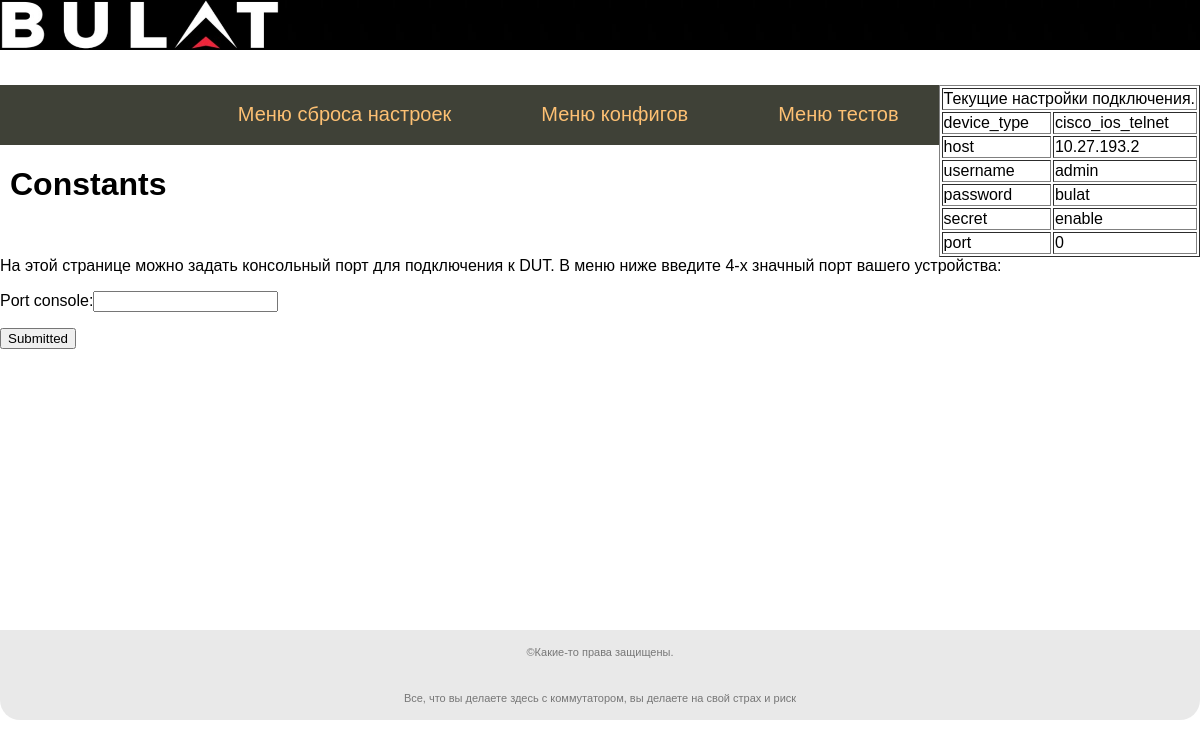
The app's page /constants with its own data.
### tables this page shows
CREATE TABLE constants_trident (
id integer  PRIMARY KEY AUTOINCREMENT,
title text NOT NULL,
val integer NOT NULL,
url text
);

CREATE TABLE mainmenu (
id integer  PRIMARY KEY AUTOINCREMENT,
title text NOT NULL,
url text NOT NULL
);

### app.py (the view)
@app.route("/constants")
def get_constants():
    cur = db.cursor()
    cur.execute("SELECT title, val FROM constants_trident")
    VALUE_CONS_CONNECT = cur.fetchall()
    with open('../constants_trident1.yaml','w') as f:
        for i in VALUE_CONS_CONNECT:
            to_file = {i['title']:i['val']}
            print(to_file)
            for i in to_file:
                yaml.dump(to_file,f)
    with open('../constants_trident1.yaml') as f:
        print(f.read())
    return render_template('constants.html',
        title = "Constants",
        menu = dbase.getMainmenu(),
        constants = dbase.getConstants_trident(),
        )

### FDataBase.py (called while the page is built)
    def getMainmenu(self):
        sql = '''SELECT * FROM mainmenu'''
        try:
            self.__cur.execute(sql) #
            res = self.__cur.fetchall() # вычитываем все записи
            if res: return res
        except:
            print("Error read from DB")
        return[]

    def getConstants_trident(self):
        sql = '''SELECT * FROM constants_trident'''
        try:
            self.__cur.execute(sql) #
            res = self.__cur.fetchall() # вычитываем все записи
            if res: return res
        except:
            print("Error read from DB")
        return res

### app.py (called while the page is built)
def connect_db():
    conn = sq.connect(app.config['DATABASE']) # методу коннект передаем путь к базе
    conn.row_factory = sq.Row  # представит записи из базы в виде словаря
    return conn

def get_db():
    if not hasattr(g,'link_db'):
        g.link_db = connect_db()
    return g.link_db

@app.before_request
def before_request():
    global dbase
    global db
    db = get_db()
    dbase = FDataBase(db)

### templates/constants.html (shortened to what this page needs)
{% extends 'base.html' %}
{% block content %}
{{ super() }}
<div class="title">На этой странице можно задать консольный порт для подключения к DUT.
В меню ниже введите 4-х значный порт вашего устройства:</div>
<form action="{{url_for('add_constants')}}" method="post" class="form-contact">
    <p><label> Port console:</label><input type="text" name="port" value="" required</p>
    <p><input type="submit" value="Submitted"</p>
{% endblock %}

### templates/base.html (shortened to what this page needs)
<!DOCTYPE html>
<html>
<body>
<div class="wrapper">
    <div class="page">
        <head>
            <link type="text/css" href="{{ url_for('static', filename='css/styles.css')}}" rel="stylesheet" />
            <div id="toplayer">
                <img src="static/images/logo_bulat2.jpg" width="279" height="50" alt="Логотип сайта">
            </div>
        </head>
        {% block content -%}
            {%- block constants -%}
                <ul class="constants">
                    <table border="1" align="right">
                    <tr><td colspan=2> Текущие настройки подключения.</tr></td>
                        {% for m in constants -%}
                            <tr><td>{{m.title}}</td><td>{{m.val}}</td></tr>
                        {% endfor -%}
                    </table>
                </ul>
            {% endblock constants -%}
            <div class="mainmenu">
                {%- block mainmenu -%}
                    <ul class="mainmenu">
                        {% for m in menu -%}
                            <li><a href="{{m.url}}">{{m.title}} </a></li>
                        {% endfor -%}
                    </ul>
                {% endblock mainmenu -%}
            </div>
            <div class="content">
                {% if title -%}
                    <h1>{{title}}</h1>
                {% else -%}
                    <h1>Основные тесты коммутатора Trident</h1>
                {% endif -%}
            </div>
        {% endblock content-%}
    </div>
    <div class="footer">
        <p>&copy;Какие-то права защищены.</p>
        <br>
        <p>Все, что вы делаете здесь с коммутатором, вы делаете на свой страх и риск</p>
    </div>
</div>
</body>
</html>

### static/css/styles.css (style rules this page uses)
html, body { font-family: 'Arial'; margin: 0; padding 0; height: 100%; width: 100%; }
.wrapper { height: 100%; max-width: 1550px; margin: 0 auto; }
.page { min-height: 90%; padding-bottom: 90px; box-sizing: border-box; }
.footer { height: 90px; margin-top: -90px; box-sizing: border-box; background: rgba(204, 204, 204, .43); border-radius: 0 0 20px 20px; padding: 5px; color: #777; font-size: 11px; font-family: Verdana, Geneva, Tahoma, sans-serif; text-align: center; }
ul.mainmenu { list-style: none; background: #3F4137; height: 60px; margin: 0; padding: 0; color: #fdc073; font-size: 20px; overflow: hidden; }
ul.mainmenu li { float: right; margin: 18px 40px 0 50px; }
ul.mainmenu li a { color: #fdc073; text-decoration: none; }
div.content { margin: 10px; }

### templates/base.html (style rules this page uses)
#toplayer { background: url(static/images/fon_bulat2.jpg) repeat-x; height: 69px; }

### records on screen
constants_trident: title "device_type", val "cisco_ios_telnet"
constants_trident: title "host", val "10.27.193.2"
constants_trident: title "username", val "admin"
constants_trident: title "password", val "bulat"
constants_trident: title "secret", val "enable"
constants_trident: title "port", val "0"
mainmenu: title "Меню тестов"
mainmenu: title "Меню конфигов"
mainmenu: title "Меню сброса настроек"

### other values on screen
{{ title }} "Constants"
